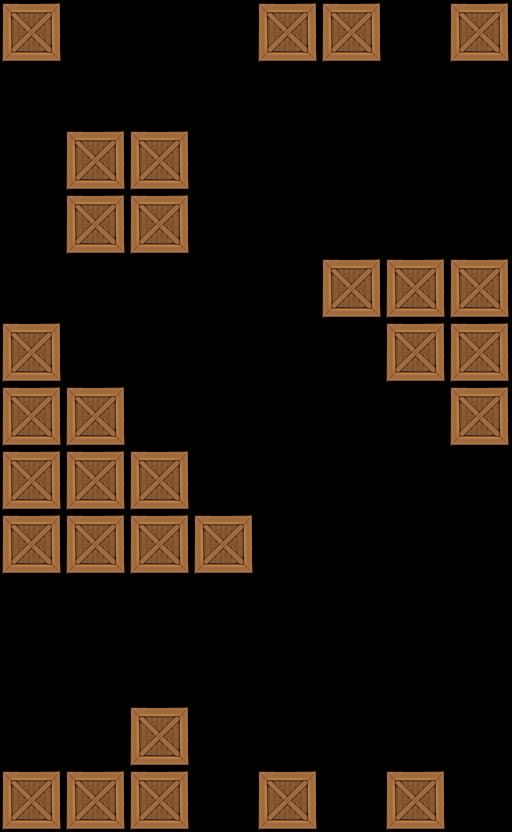

Rendered tile map (Tiled .tmx) drawn with the repository's tilesets; below, a short description and the map source with its tile grids summarised:
An orthogonal 8x13 tile map with 64x64 px tiles, 1 tile layer (Tile Layer 1).

<map version="1.0" orientation="orthogonal" width="8" height="13" tilewidth="64" tileheight="64">
 <tileset firstgid="1" name="crate" tilewidth="64" tileheight="64">
  <image source="../../crate3.png" width="64" height="64" />
 </tileset>
 <layer name="Tile Layer 1" width="8" height="13">
  <data>[104 cells, 30 non-empty, 1 distinct tile ids]</data>
 </layer>
</map>
